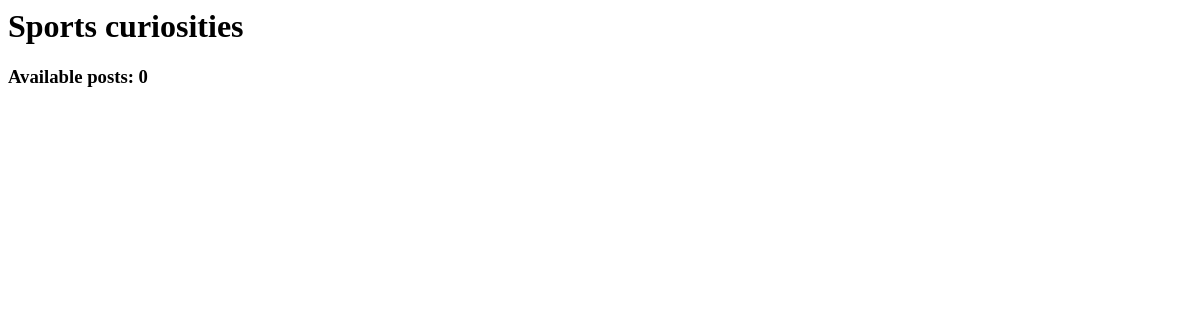
Before: / with the older database file.
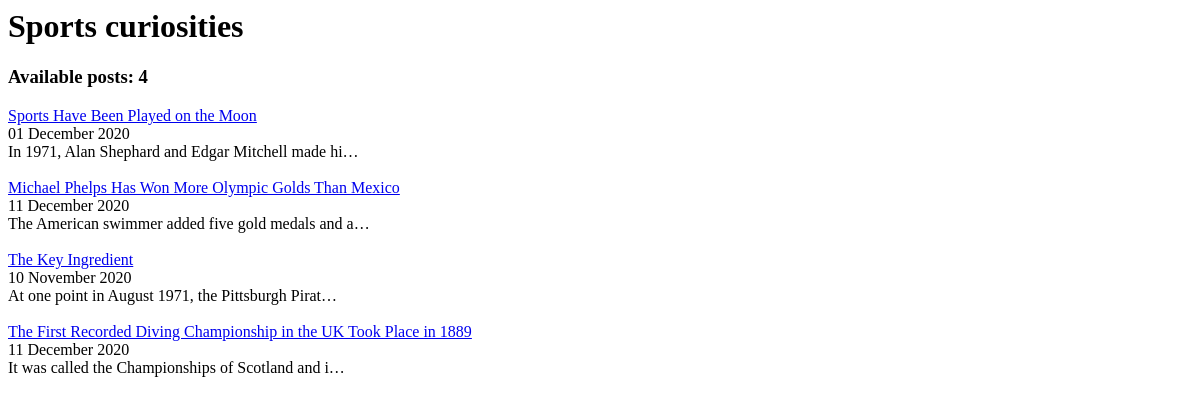
After: the same page with the newer database file.
### blog/models.py (models this page shows, shortened)
class Post(models.Model):
    title = models.CharField(max_length=150)
    date = models.DateField()
    text = models.TextField()

### blog/views.py (the view)
# urls.py: 2. Add a URL to urlpatterns:  path('', views.home, name='home')
def home(request):
    posts = Post.objects.all()
    return render(request, 'blog/home.html', {'posts': posts})

### blog/templates/blog/home.html (shortened to what this page needs)
<h1>Sports curiosities</h1>
<h3>Available post{{posts.count|pluralize}}: {{posts.count}}</h3>
{%for post in posts%}
<a href="{% url 'detail' post.id %}">{{post.title}}</a>
{{post.date|date:"d F Y"}}
{{post.text|truncatechars:50}}
{%endfor%}

Changed rows visible on the page:
added Post: title "Sports Have Been Played on the Moon", date "01 December 2020", text "In 1971, Alan Shephard and Edgar Mitchell made hi…"
added Post: title "Michael Phelps Has Won More Olympic Golds Than Mexico", date "11 December 2020", text "The American swimmer added five gold medals and a…"
added Post: title "The Key Ingredient", date "10 November 2020", text "At one point in August 1971, the Pittsburgh Pirat…"
added Post: title "The First Recorded Diving Championship in the UK Took Place in 1889", date "11 December 2020", text "It was called the Championships of Scotland and i…"
Other visible differences:
{{ posts.count }}: "0" → "4"
